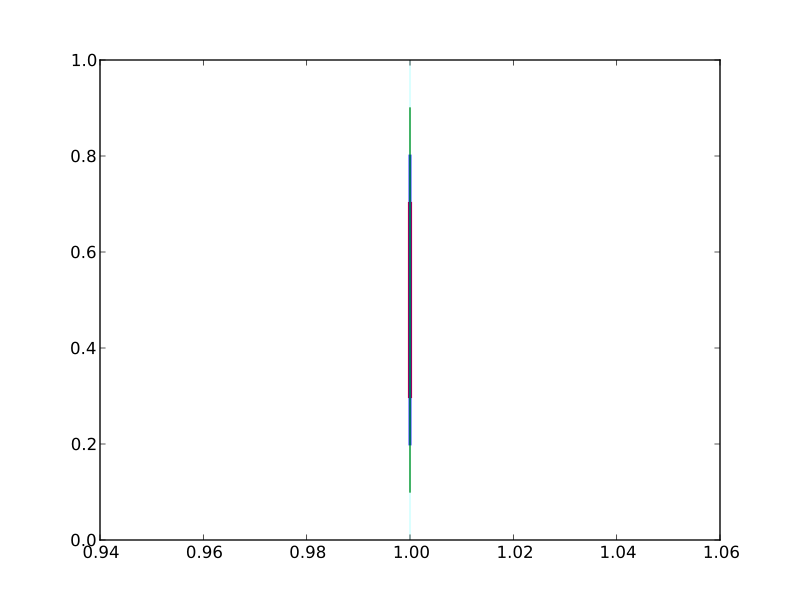

The Python source for this figure:
from pylayers.util.geomutil import *
import matplotlib.pyplot as plt
fig = plt.figure()
ax  = fig.gca()
p1 = np.array([0,0])
p2 = np.array([1,0])
p1 = np.array([0,1])
p1 = np.array([1,1])
ax = linet(ax,p1,p2,al=0.7,color='red',linewidth=3)
ax = linet(ax,p1,p2,al=0.8,color='blue',linewidth=2)
ax = linet(ax,p1,p2,al=0.9,color='green',linewidth=1)
ax = linet(ax,p1,p2,al=1,color='cyan',linewidth=0.2)
